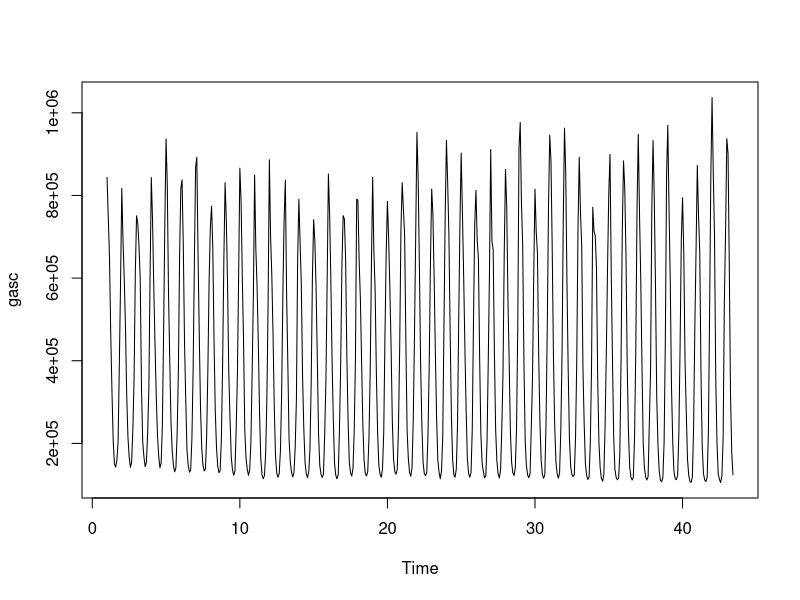
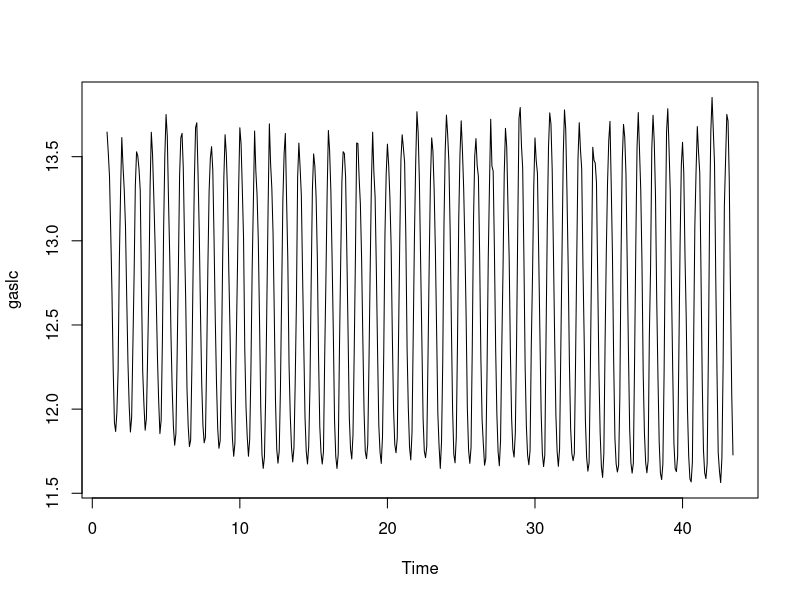
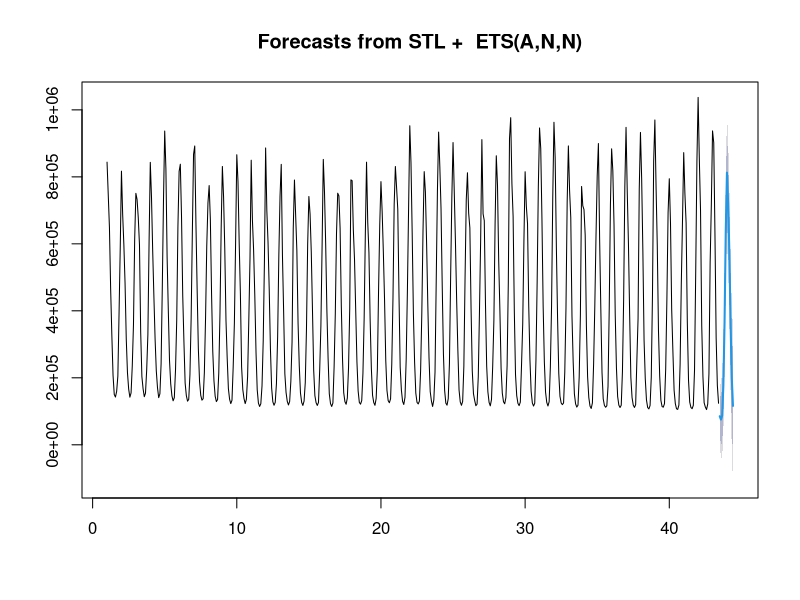
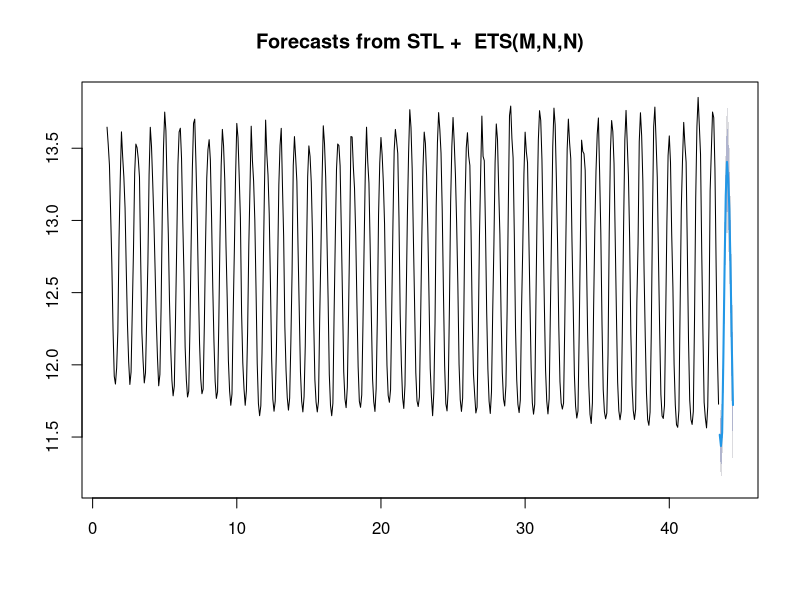

These figures' R source, in order:

# HOMEWORK 3 - FORECASTING MODELS

# Environment
library(forecast)

# Data
gas <- na.omit(read.csv('data/gas.csv'))
temp <- read.csv('data/temp.csv')
google <- read.csv('data/google.csv')

# Pre-process dates
temp$date <- lapply(temp$date, function(x) { as.Date(format(as.Date(x), '%Y-%m-01')) })
gas$date <- lapply(gas$date, function(x) { as.Date(format(as.Date(x), '%Y-%m-01')) })
google$date <- lapply(google$date, function(x) { as.Date(format(as.Date(x), '%Y-%m-01')) })

# Create and plot Time-Series Objects
gasc <- ts(gas$gas_cons[1:510], frequency=12)
gaslc <- ts(gas$log_gas_cons[1:510], frequency=12)
plot(gasc)
plot(gaslc)

# Forecast after seasonal decomposition

# Consumption
gasc_d <- stl(gasc, t.window=12, s.window="periodic")
gasc_d_fit <- forecast(gasc_d, h=12)
plot(gasc_d_fit)

# Log consumption
gaslc_d <- stl(gaslc, t.window=12, s.window="periodic")
gaslc_d_fit <- forecast(gaslc_d, h=12)
plot(gaslc_d_fit)

# todo compare fits, compute key stats

